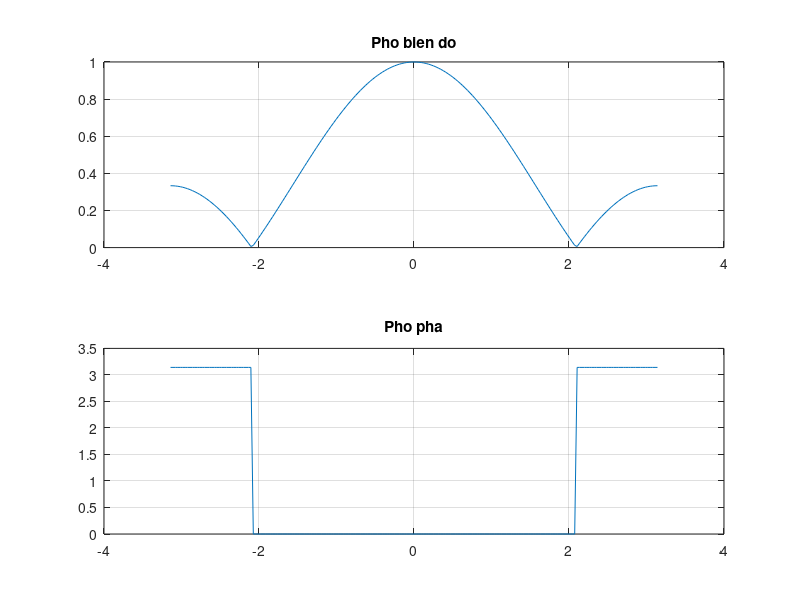

This figure's MATLAB source:
% plot signal's spectrum, given its expression
w = -pi:pi/100:pi;          % vecto tan so (truc t/s)
X = 1/3*(1 + exp(-j*w) + exp(j*w));   % ham pho
Xabs = abs(X);              % pho bien do
Xphase = angle(X);          % pho pha

figure(1)
subplot(2,1,1);
plot(w,Xabs);
grid;
title('Pho bien do');

subplot(2,1,2);
plot(w,Xphase);
grid;
title('Pho pha');

